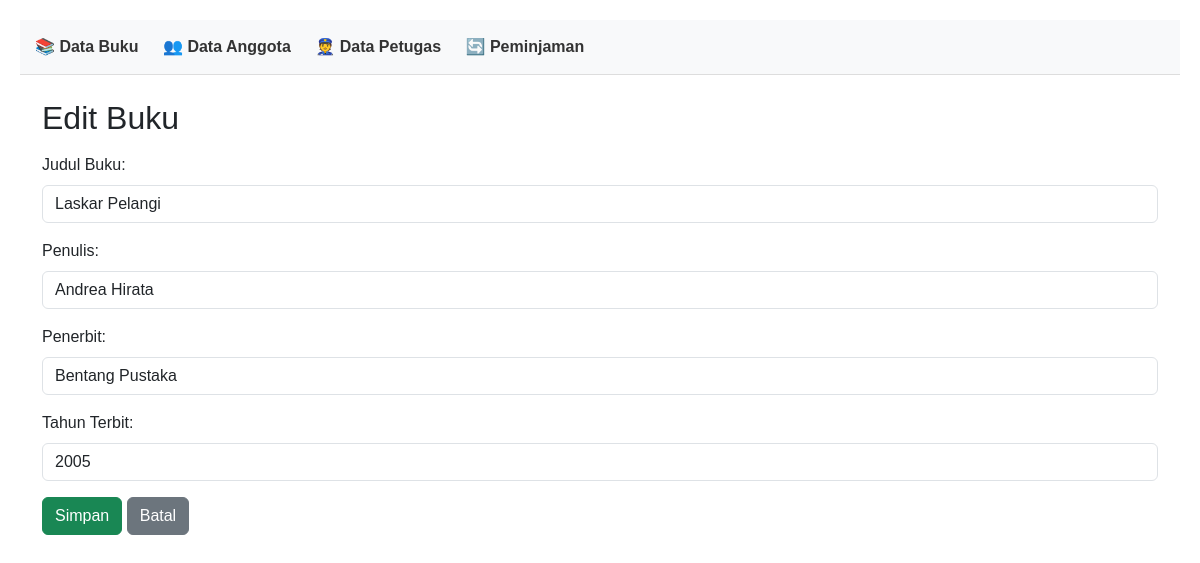
Page /index.php?entity=buku&action=edit&id=1 on the committed database.
### tables this page shows
CREATE TABLE `buku` (
  `id` int(11) NOT NULL,
  `judul_buku` varchar(255) NOT NULL,
  `penulis` varchar(100) NOT NULL,
  `penerbit` varchar(100) NOT NULL,
  `tahun_terbit` int(4) NOT NULL
);

### models/Buku.php (called while the page is built, shortened)
<?php
require_once 'config/Database.php';
class Buku
{
    private $conn;
    private $table = 'buku';
    public function __construct()
    {
        $database = new Database();
        $this->conn = $database->getConnection();
    }
    public function getById($id)
    {
        $query = "SELECT * FROM " . $this->table . " WHERE id = :id";
        $stmt = $this->conn->prepare($query);
        $stmt->bindParam(':id', $id);
        $stmt->execute();
        return $stmt->fetch(PDO::FETCH_ASSOC);
    }
}

### config/Database.php (called while the page is built, shortened)
<?php
class Database
{
    private $host = "localhost";
    private $database = "perpustakaan";
    private $username = "root";
    private $password = "";
    public function getConnection()
    {
        $this->conn = null;
        try {
            $this->conn = new PDO("mysql:host=" . $this->host . ";dbname=" . $this->database, $this->username, $this->password);
            $this->conn->setAttribute(PDO::ATTR_ERRMODE, PDO::ERRMODE_EXCEPTION);
        } catch (PDOException $exception) {
            echo "Connection error: " . $exception->getMessage();
        }
        return $this->conn;
    }
}

### viewmodels/BukuViewModel.php (called while the page is built, shortened)
<?php
require_once 'models/Buku.php';
class BukuViewModel
{
    private $bukuModel;
    public function __construct()
    {
        $this->bukuModel = new Buku();
    }
    public function getBukuById($id)
    {
        return $this->bukuModel->getById($id);
    }
}

### views/buku_form.php (the view)
<?php
require_once 'views/template/header.php';
?>
<div class="container">
    <h2 class="mt-4 mb-3"><?php echo isset($buku) ? 'Edit Buku' : 'Tambah Buku'; ?></h2>
    <form action="index.php?entity=buku&action=<?php echo isset($buku) ? 'update&id=' . $buku['id'] : 'save'; ?>" method="POST">
        <div class="mb-3">
            <label class="form-label">Judul Buku:</label>
            <input type="text" name="judul_buku" value="<?php echo isset($buku) ? htmlspecialchars($buku['judul_buku']) : ''; ?>" class="form-control" required>
        </div>
        <div class="mb-3">
            <label class="form-label">Penulis:</label>
            <input type="text" name="penulis" value="<?php echo isset($buku) ? htmlspecialchars($buku['penulis']) : ''; ?>" class="form-control" required>
        </div>
        <div class="mb-3">
            <label class="form-label">Penerbit:</label>
            <input type="text" name="penerbit" value="<?php echo isset($buku) ? htmlspecialchars($buku['penerbit']) : ''; ?>" class="form-control" required>
        </div>
        <div class="mb-3">
            <label class="form-label">Tahun Terbit:</label>
            <input type="number" name="tahun_terbit" value="<?php echo isset($buku) ? htmlspecialchars($buku['tahun_terbit']) : ''; ?>" class="form-control" required>
        </div>
        <button type="submit" class="btn btn-success">Simpan</button>
        <a href="index.php?entity=buku" class="btn btn-secondary">Batal</a>
    </form>
</div>
<?php
require_once 'views/template/footer.php';
?>

### views/template/header.php (style rules this page uses)
body { padding: 20px; font-family: sans-serif; }

### rows in the picture
buku: judul_buku "Laskar Pelangi", penulis "Andrea Hirata", penerbit "Bentang Pustaka", tahun_terbit "2005"
